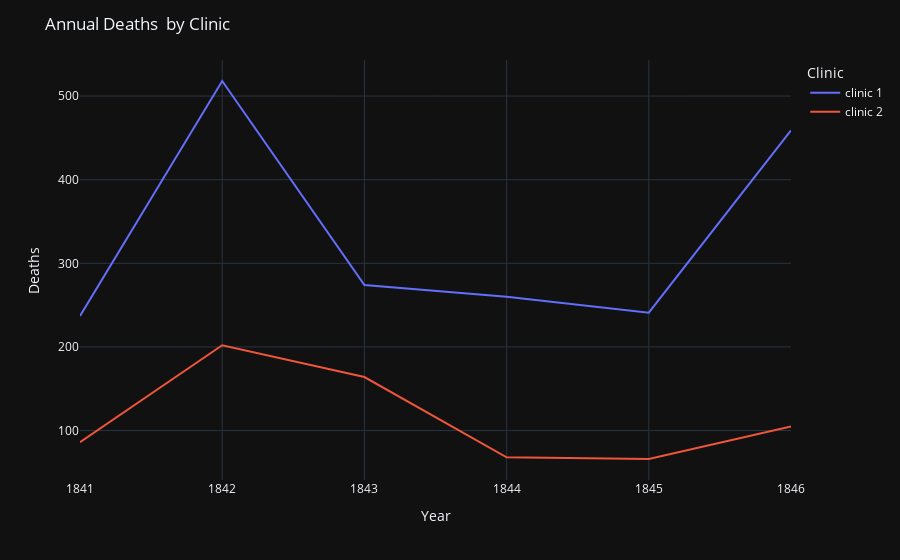

Notebook code cell kept with this figure:
### Code cell
chart = px.line( df,
                 x= "Year",
                 y= "Deaths" ,
                 color="Clinic", )
chart.update_layout(
    title = "Annual Deaths  by Clinic", )
chart.show()

### Figure 1 — Plotly figure (JSON) as saved in the notebook; plotly's stock layout.template omitted (floating-point values rounded to 4 significant figures)
{"data": [{"hovertemplate": "Clinic=clinic 1<br>Year=%{x}<br>Deaths=%{y}<extra></extra>", "legendgroup": "clinic 1", "line": {"color": "#636efa", "dash": "solid"}, "marker": {"symbol": "circle"}, "mode": "lines", "name": "clinic 1", "orientation": "v", "showlegend": true, "x": [1841, 1842, 1843, 1844, 1845, 1846], "xaxis": "x", "y": [237, 518, 274, 260, 241, 459], "yaxis": "y", "type": "scatter"}, {"hovertemplate": "Clinic=clinic 2<br>Year=%{x}<br>Deaths=%{y}<extra></extra>", "legendgroup": "clinic 2", "line": {"color": "#EF553B", "dash": "solid"}, "marker": {"symbol": "circle"}, "mode": "lines", "name": "clinic 2", "orientation": "v", "showlegend": true, "x": [1841, 1842, 1843, 1844, 1845, 1846], "xaxis": "x", "y": [86, 202, 164, 68, 66, 105], "yaxis": "y", "type": "scatter"}], "layout": {"xaxis": {"anchor": "y", "domain": [0.0, 1.0], "title": {"text": "Year"}}, "yaxis": {"anchor": "x", "domain": [0.0, 1.0], "title": {"text": "Deaths"}}, "legend": {"title": {"text": "Clinic"}, "tracegroupgap": 0}, "margin": {"t": 60}, "title": {"text": "Annual Deaths  by Clinic"}}}
